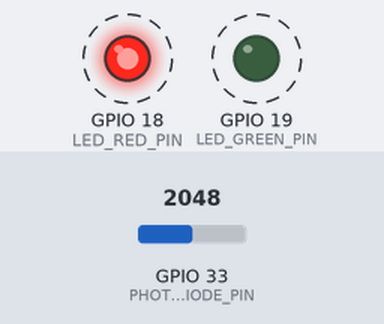
The sketch below on a simulated ESP32. On the bench: output pins drawn as LEDs (lit = HIGH). Dashed ring = blinking. Inputs (shaded band) come from the test bench; at power-on: GPIO 33 (PHOTODIODE_PIN) = 2048. What the sketch prints to the serial monitor is not drawn.

Above: at 0.5 s.
Timing chart, 0 to 4.6 s (numbered marks = the images above):
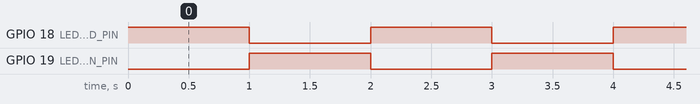

Measured:
- by itself, GPIO 18 (LED_RED_PIN), GPIO 19 (LED_GREEN_PIN): alternates HIGH for 1.0 s and LOW for 1.0 s

The sketch:

LED_driver.ino
```cpp
#define LED_RED_PIN 18
#define LED_GREEN_PIN 19

#define PHOTODIODE_PIN 33

volatile uint8_t ledState = 0;

void setup() {
  pinMode(LED_RED_PIN, OUTPUT);
  pinMode(LED_GREEN_PIN, OUTPUT);

  pinMode(PHOTODIODE_PIN, INPUT);
  Serial.begin(115200);  // Inicialize a comunicação serial
  xTaskCreatePinnedToCore(toggleLEDs, "Toggle LEDs", 1024, NULL, 1, NULL, 1);
  xTaskCreatePinnedToCore(readPhotodiode, "Read Photodiode", 1024, NULL, 1, NULL, 1);
}

void loop() {
}

void toggleLEDs(void *parameter) {
  while (true) {
    switch (ledState) {
      case 0:
        digitalWrite(LED_RED_PIN, HIGH);
        digitalWrite(LED_GREEN_PIN, LOW);
        Serial.println("LED Vermelho Ligado");
        break;
      case 1:
        digitalWrite(LED_RED_PIN, LOW);
        digitalWrite(LED_GREEN_PIN, HIGH);
        Serial.println("LED Verde Ligado");
        break;
    }
    ledState = (ledState + 1) % 2;

    vTaskDelay(1000 / portTICK_PERIOD_MS);
  }
}

void readPhotodiode(void *parameter) {
  while (true) {
    int sensorValue = analogRead(PHOTODIODE_PIN);
    Serial.println(sensorValue);

    vTaskDelay(100 / portTICK_PERIOD_MS);
  }
}
```
